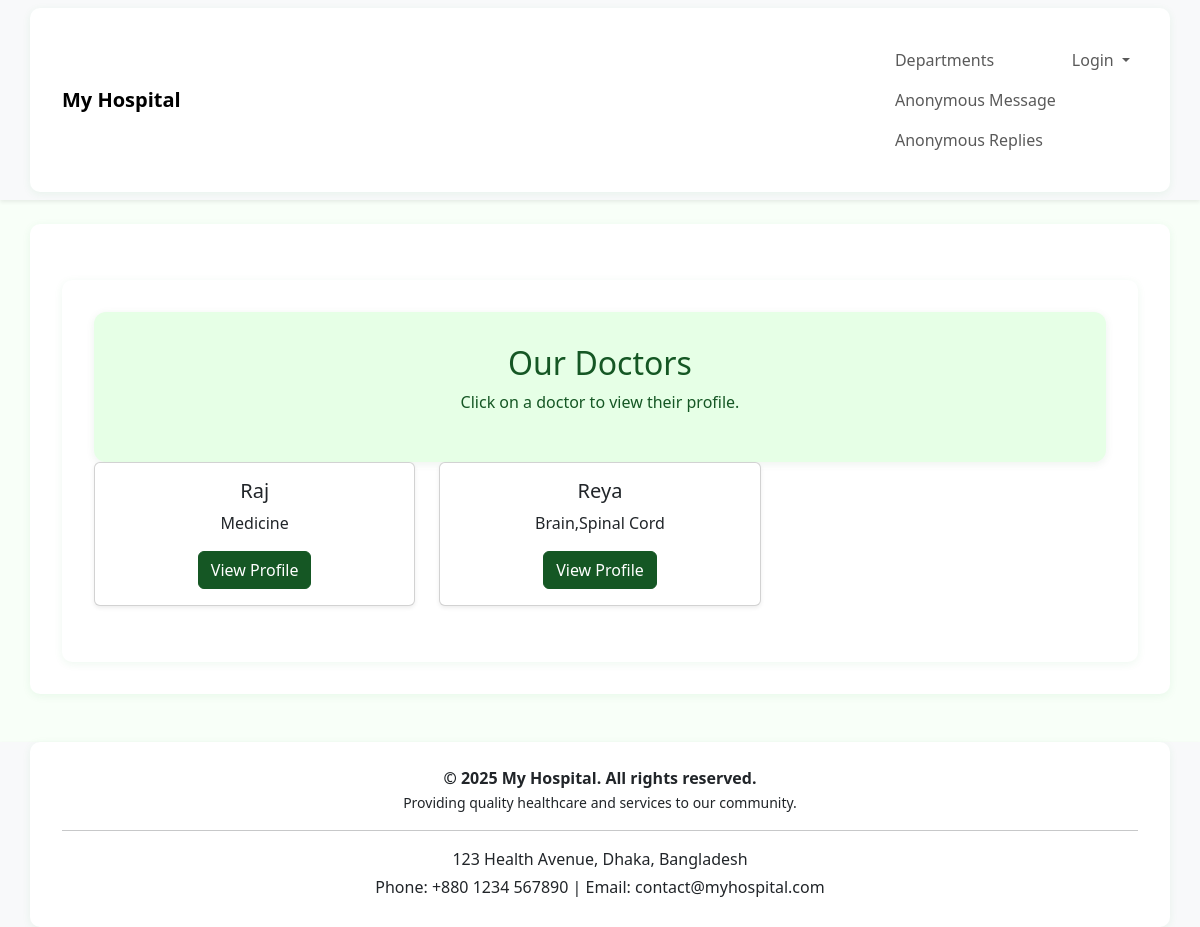
Page /doctors/doctors/ on the committed database.
### doctors/models.py (models this page shows, shortened)
class doctor(models.Model):
    user = models.OneToOneField(User, on_delete=models.CASCADE, null=True, blank=True)  # link to Django user
    name = models.CharField(max_length=100)
    specialization = models.CharField(max_length=100)
    phone_number = models.CharField(max_length=15)
    email = models.EmailField()
    department = models.ForeignKey('department', on_delete=models.CASCADE, null=True, blank=True)
    photo = models.ImageField(upload_to='doctor_photos/', null=True, blank=True)
    education = models.CharField(max_length=255, null=True, blank=True)
    experience = models.TextField(null=True, blank=True)
    consultation_fee = models.DecimalField(max_digits=8, decimal_places=2, default=0)

### doctors/views.py (the view)
# urls.py: path('doctors/', views.doctor_list, name='doctor_list'),
def doctor_list(request):
    doctors = doctor.objects.all()
    return render(request, 'doctor_list.html', {'doctors': doctors})

### templates/doctor_list.html (shortened to what this page needs)
{% extends 'base.html' %}
{% load static %}
{% block content %}
<link rel="stylesheet" href="{% static 'home.css' %}">
<div class="container mt-4">
    <div class="jumbotron text-center">
        <h2>Our Doctors</h2>
        <p>Click on a doctor to view their profile.</p>
    </div>
    <div class="row">
        {% for doc in doctors %}
        <div class="col-md-4 mb-4">
            <div class="card shadow-sm h-100">
                <div class="card-body text-center">
                    <h5 class="card-title">{{ doc.name }}</h5>
                    <p class="card-text">{{ doc.specialization }}</p>
                   <a href="{% url 'doctor_profile' doc.id %}" class="btn btn-success">View Profile</a>
                </div>
            </div>
        </div>
        {% endfor %}
    </div>
</div>
{% endblock %}

### static/home.css (style rules this page uses)
body { background-color: #f8fff8; }
.container { background: #fff; border-radius: 10px; padding: 2rem; box-shadow: 0 2px 8px rgba(40,167,69,0.08); }
.jumbotron { background-color: #e6ffe6; color: #155724; border-radius: 12px; padding: 2rem 1rem; box-shadow: 0 2px 8px rgba(21,87,36,0.08); }
.btn-success { background-color: #155724; border-color: #155724; }

### rows in the picture
doctor: name "Raj", specialization "Medicine"
doctor: name "Reya", specialization "Brain,Spinal Cord"
